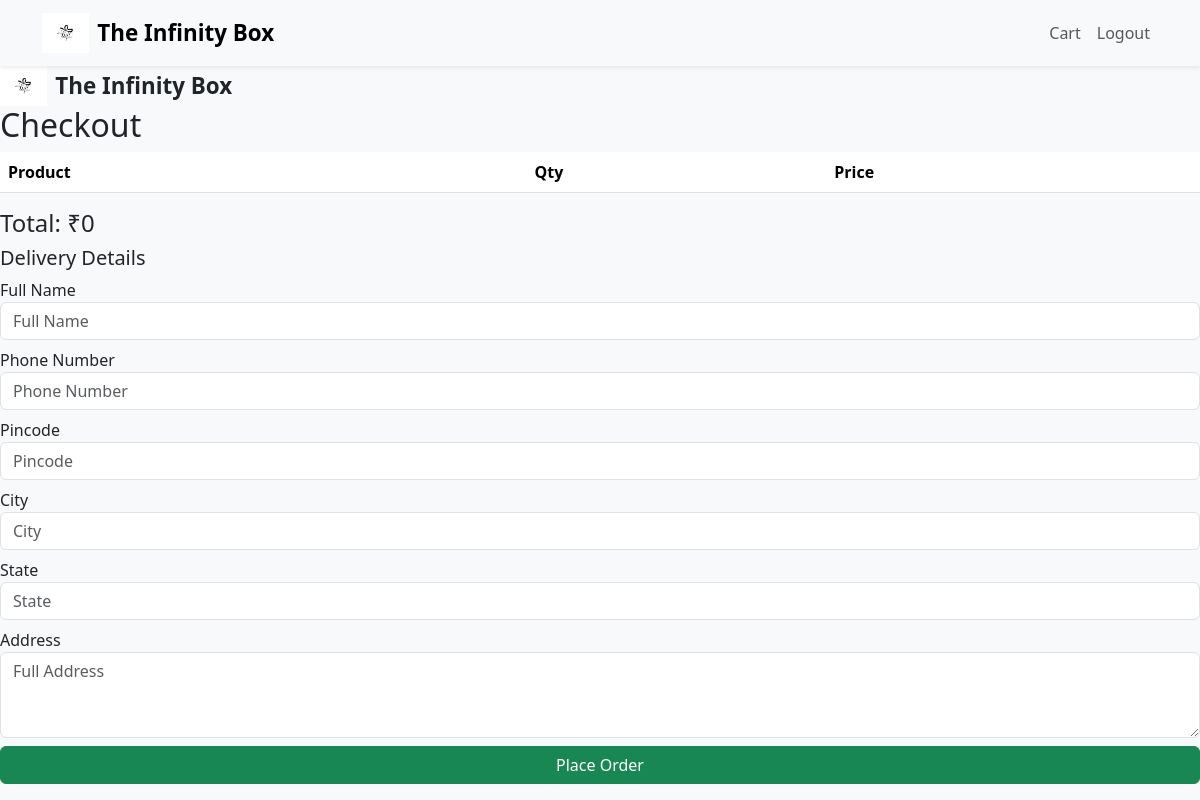
/products/checkout/ (signed in), run on an earlier commit of the app's database.
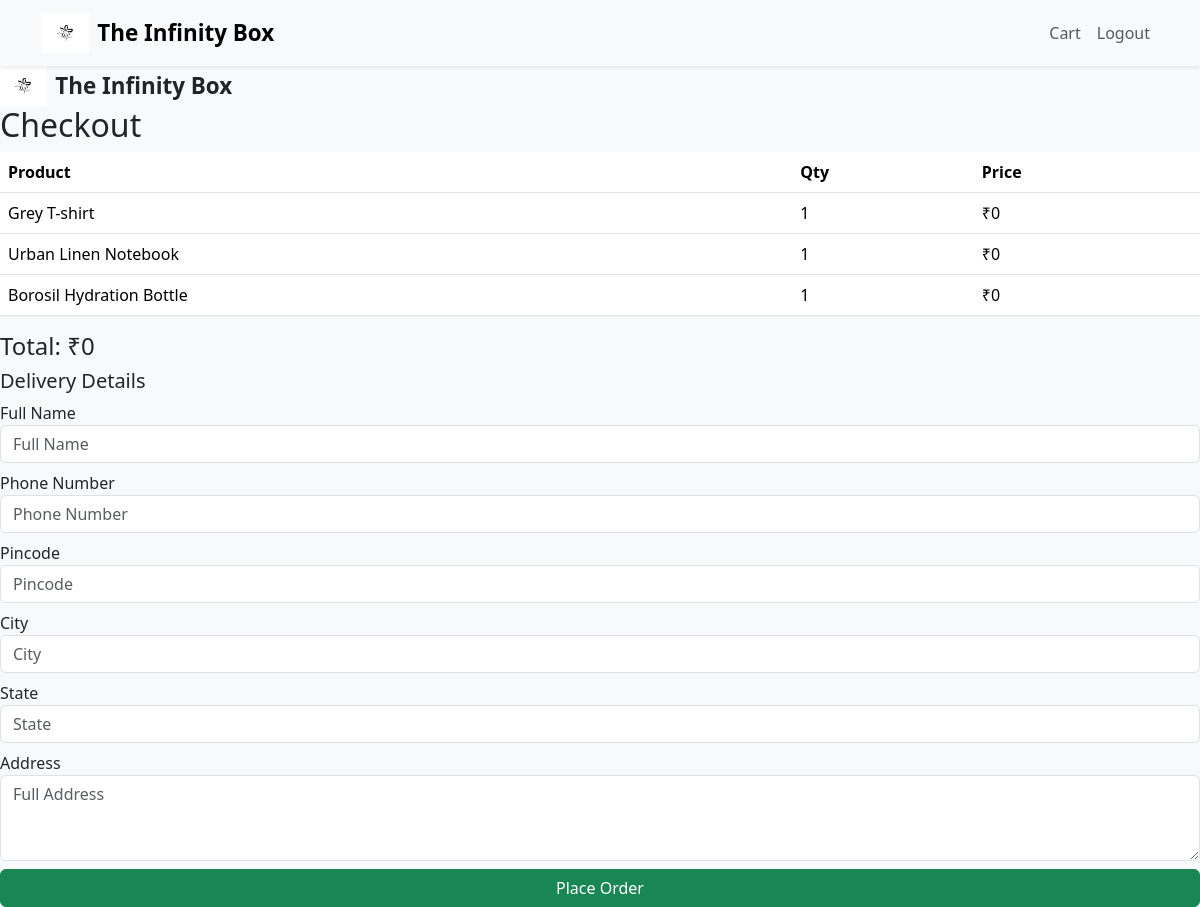
And on a later commit of the database.
### cart/models.py (models this page shows, shortened)
class CartItem(models.Model):
    user = models.ForeignKey(
        settings.AUTH_USER_MODEL,
        on_delete=models.CASCADE,
        related_name='cart_items',
        related_query_name='cart_item'
    )
    product = models.ForeignKey(
        Product,
        on_delete=models.CASCADE,
        related_name='cart_items',
        related_query_name='cart_item'
    )
    quantity = models.PositiveIntegerField(default=1)
    added_at = models.DateTimeField(auto_now_add=True)
    size = models.CharField(max_length=10, null=True, blank=True)  # <-- Add this
    def calc_subtotal(self):
        return self.quantity * self.product.price

### products/models.py (models this page shows, shortened)
class Product(models.Model):
    CATEGORY_CHOICES = [
        ('T-shirts', 'T-shirts'),
        ('Notebooks', 'Notebooks'),
        ('Bottles', 'Bottles'),
    ]
    name = models.CharField(max_length=200)
    description = models.TextField(blank=True)
    price = models.IntegerField(default=0)
    type = models.CharField(max_length=100, choices=[("T-shirts", "T-shirts"), ("Notebooks", "Notebooks"), ("Bottles", "Bottles")])
    image = models.ImageField(upload_to='products/')
    is_customizable = models.BooleanField(default=False)
    is_active = models.BooleanField(default=True)
    category = models.CharField(max_length=100)  # e.g., "T-shirts", "Notebooks"
    available = models.BooleanField(default=True)

### products/views.py (the view)
# urls.py: path('checkout/', views.checkout_view, name='checkout_view'),
@login_required
def checkout_view(request):
    cart_items = CartItem.objects.filter(user=request.user)
    total = sum(item.calc_subtotal() for item in cart_items)
    if request.method == 'POST':
        form = DeliveryAddressForm(request.POST)
        if form.is_valid():
            address = form.save(commit=False)
            address.user = request.user
            address.save()
            return redirect('products:checkout_success')
    else:
        form = DeliveryAddressForm()
    return render(request, 'cart/checkout.html', {
        'cart_items': cart_items,
        'total': total,
        'form': form,
    })

### products/forms.py
class DeliveryAddressForm(forms.ModelForm):
    class Meta:
        model = DeliveryAddress
        fields = ['full_name', 'phone_number', 'pincode', 'city', 'state', 'address']
        widgets = {
            'full_name': forms.TextInput(attrs={'class': 'form-control', 'placeholder': 'Full Name'}),
            'phone_number': forms.TextInput(attrs={'class': 'form-control', 'placeholder': 'Phone Number'}),
            'pincode': forms.TextInput(attrs={'class': 'form-control', 'placeholder': 'Pincode'}),
            'city': forms.TextInput(attrs={'class': 'form-control', 'placeholder': 'City'}),
            'state': forms.TextInput(attrs={'class': 'form-control', 'placeholder': 'State'}),
            'address': forms.Textarea(attrs={'class': 'form-control', 'placeholder': 'Full Address', 'rows': 3}),
        }

### cart/templates/cart/checkout.html (shortened to what this page needs)
{% extends 'base.html' %}
{% block content %}
<h2>Checkout</h2>
<table class="table">
  <thead>
    <tr>
      <th>Product</th>
      <th>Qty</th>
      <th>Price</th>
    </tr>
  </thead>
  <tbody>
    {% for item in cart_items %}
      <tr>
        <td>{{ item.product.name }}</td>
        <td>{{ item.quantity }}</td>
        <td>₹{{ item.product.price }}</td>
      </tr>
    {% endfor %}
  </tbody>
</table>
<h4>Total: ₹{{ total }}</h4>
<form method="post">
  <h5>Delivery Details</h5>
  <div class="mb-2">
    <label>Full Name</label>
    {{ form.full_name }}
  </div>
  <div class="mb-2">
    <label>Phone Number</label>
    {{ form.phone_number }}
  </div>
  <div class="mb-2">
    <label>Pincode</label>
    {{ form.pincode }}
  </div>
  <div class="mb-2">
    <label>City</label>
    {{ form.city }}
  </div>
  <div class="mb-2">
    <label>State</label>
    {{ form.state }}
  </div>
  <div class="mb-2">
    <label>Address</label>
    {{ form.address }}
  </div>
  <button type="submit" class="btn btn-success w-100">Place Order</button>
</form>
{% endblock %}

What changed in the data, as far as the page shows it:
added CartItem: product.name "Grey T-shirt", quantity "1", product.price "0"
added CartItem: product.name "Urban Linen Notebook", quantity "1", product.price "0"
added CartItem: product.name "Borosil Hydration Bottle", quantity "1", product.price "0"
